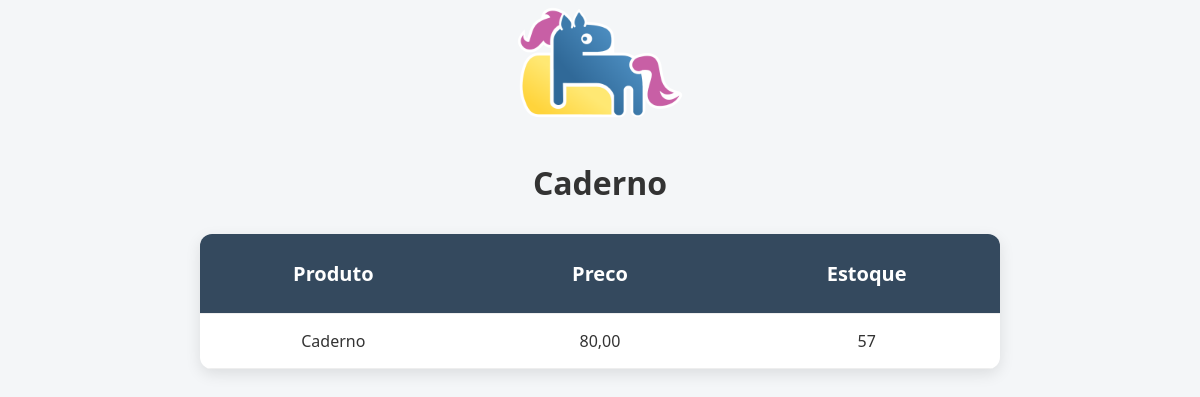
The page /produto/3 on the database its author committed.
### core/models.py (models this page shows, shortened)
class Produto(models.Model):
    nome = models.CharField('nome', max_length=100)
    preco = models.DecimalField('preco', decimal_places=2, max_digits=10)
    estoque = models.IntegerField('quantidade')

### core/views.py (the view)
# urls.py: path('produto/<int:pk>', views.produto, name='produto')
def produto(request, pk):
    produtos = get_object_or_404(Produto, id=pk)
    context = {
        'produto': produtos
    }
    return render(request, 'produto.html', context)

### core/templates/produto.html (shortened to what this page needs)
{% load static %}
<!DOCTYPE html>
<html lang="en">
<head>
    <link rel="stylesheet" href="{% static 'css/styles.css' %}">
</head>
<body>
    <center>
        <a href="{% url 'index' %}"><img src="{% static 'images/django.png' %}" alt="Icone Django" width="200px"></a>
        <h1>{{produto.nome}}</h1>
        <table>
            <thead>
                <tr>
                    <td width="200px"> <h1>Produto</h1></td>
                    <td width="200px"> <h1>Preco</h1></td>
                    <td width="200px"><h1>Estoque</h1></td>
                </tr>
            </thead>
            <tbody>
                <tr>
                    <td>{{ produto.nome }}</a></td>
                    <td>{{ produto.preco }}</td>
                    <td>{{ produto.estoque }}</td>
                </tr>
            </tbody>
        </table>
    </center>
</body>
</html>

### core/static/css/styles.css (style rules this page uses)
* { margin: 0; padding: 0; box-sizing: border-box; }
body { font-family: 'Segoe UI', Tahoma, Geneva, Verdana, sans-serif; background: #f4f6f8; color: #333; }
center { display: flex; flex-direction: column; align-items: center; gap: 30px; }
img { width: 180px; transition: transform 0.3s ease; }
table { width: 100%; max-width: 800px; border-collapse: collapse; box-shadow: 0 5px 15px rgba(0, 0, 0, 0.1); background: #fff; border-radius: 12px; overflow: hidden; }
thead { background-color: #34495e; color: white; }
thead h1 { font-size: 20px; padding: 10px 0; }
td, th { padding: 16px; text-align: center; border-bottom: 1px solid #eee; }
a { text-decoration: none; color: #2980b9; font-weight: bold; transition: color 0.2s; }

### rows shown on the page
Produto: nome "Caderno", preco "80,00", estoque "57"
